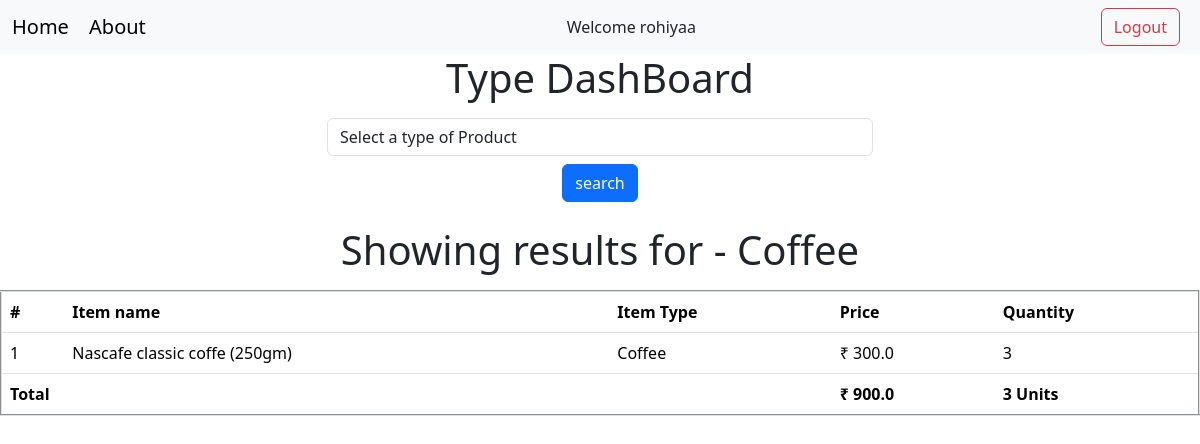
Page /type/6/ (signed in) on the committed database.
### grocery/models.py (models this page shows, shortened)
class Type(models.Model):
    typename = models.TextField(max_length=100 ,unique=True, null=False, blank=False)
    def __str__(self) -> str:
        return self.typename.capitalize()

class Product(models.Model):
    item_type = models.ForeignKey(Type,null=True, on_delete=models.SET_NULL)
    name = models.CharField(max_length=60, unique=True)
    price = models.FloatField(null=False, blank=False)
    quantity = models.IntegerField(default=1,null=False, blank=False)

### grocery/views.py (the view)
# urls.py: path('type/', view=views.type_dashboard),
@login_required(login_url='/login/')
def type_dashboard(request, value = None):
    if request.method == "POST":
        item_type = Type.objects.filter(typename = request.POST['typename']).first().id
        print(item_type)
        return redirect(f'/type/{item_type}')
    types = Type.objects.all()
    if value:
        type_obj = Type.objects.filter(id=value).first()
        products = Product.objects.filter(item_type = type_obj)
        qty = 0
        price = 0
        for item in products:
            qty+=item.quantity
            price += item.quantity*item.price
        return render(request, 'typedashboard.html', {'types':types, 'type': type_obj, 'items': products, 'total_items': qty, 'total_price': price})
    return render(request, 'typedashboard.html', {'types':types})

### grocery/templates/typedashboard.html (shortened to what this page needs)
{% extends 'base.html' %}
{% block content %}
<div class="container text-center mb-3">
    <h1 class="display-6">Type DashBoard</h1>
</div>
<div class="container">
    <div class="row justify-content-center">
      <div class="col-md-6">
    <form method="post">
        <select name="typename" class="form-control" id="formGroupExampleInput" required>
            <option value="">Select a type of Product</option>
        </select>
        <div class="text-center">
            <input type="submit" class = "btn btn-primary mt-2 mb-2" value="search">
        </div>
    </form>
</div>
</div>
</div>
{% if type %}
    {% if total_items > 0 %}
    <h1 class="text-center m-3">Showing results for - {{ type.typename }}</h1>
    <table border="2px" class="table table-hover">
        <thead>
            <tr>
                <th>#</th>
                <th>Item name</th>
                <th>Item Type</th>
                <th>Price</th>
                <th>Quantity</th>
            </tr>
        </thead>
        <tbody>
            {% for row in items %}
                <tr onclick="redirect('{{ row.id }}')">
                    <td>{{ forloop.counter }}</td>
                    <td>{{ row.name }}</td>
                    <td>{{ row.item_type }}</td>
                    <td>₹ {{ row.price }}</td>
                    <td>{{ row.quantity }}</td>
                </tr>
            {% endfor %}
            <tfoot>
                <tr>
                    <th colspan="3">Total</th>
                    <th>₹ {{ total_price }}</th>
                    <th>{{ total_items}} Units</th>
                </tr>
            </tfoot>
        </tbody>
    </table>
    {% else %}
    <div class="alert alert-warning alert-dismissible fade show" role="alert">
        <strong>No Stock Left!</strong> {{ type.typename }} is Out of stock.
        <button type="button" class="btn-close" data-bs-dismiss="alert" aria-label="Close"></button>
      </div>
    {% endif %}
{% endif %}
{% endblock content %}

### templates/base.html (shortened to what this page needs)
<!DOCTYPE html>
<html lang="en">
<head>
    <link href="https://cdn.jsdelivr.net/npm/bootstrap@5.3.3/dist/css/bootstrap.min.css" rel="stylesheet">
</head>
<body>
    <nav class="navbar bg-body-tertiary">
        <div class="container-fluid">
            <div>
                <a class="navbar-brand" href='/'>Home</a>
                <a class="navbar-brand" href='/about'>About</a>
            </div>
            {% if request.user.is_authenticated %}
            Welcome {{ request.user }}
            {% endif %}
            <a href="/logout" class="btn btn-outline-danger me-2">Logout</a>
        </div>
    </nav>
    {% block content %}
    {% endblock content %}
</body>
</html>

### rows in the picture
Type: typename "Coffee"
Product: name "Nascafe classic coffe (250gm)", item_type "Coffee", price "300.0", quantity "3"

### other values in the picture
{{ request.user }} "rohiyaa"
{{ total_price }} "900.0"
{{ total_items }} "3"
